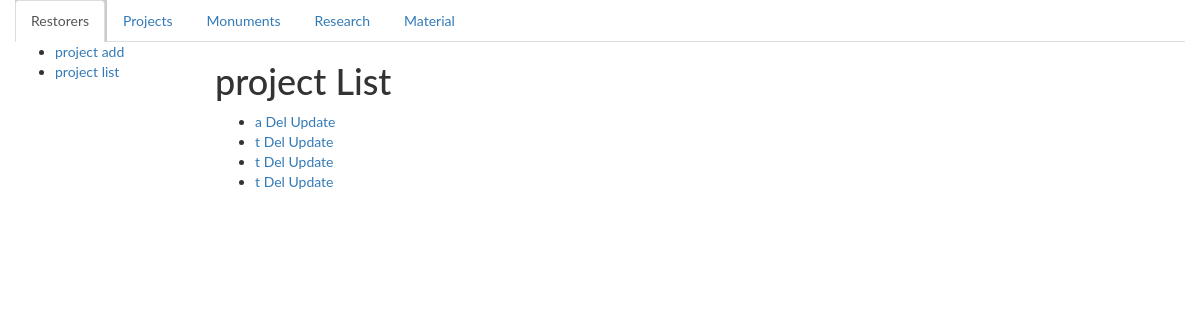
The page /project/list on the database as committed earlier.
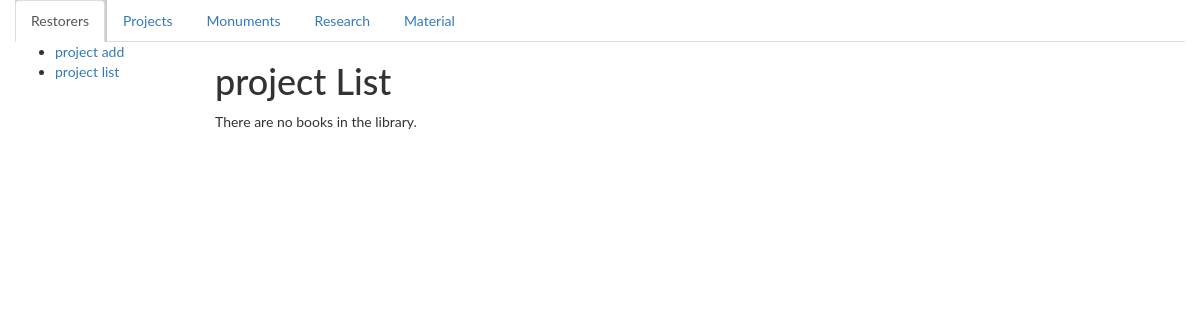
The same page on the database as committed later.
### catalogWeb/models.py (models this page shows)
class Project(models.Model):
    name = models.CharField(max_length=45)
    garant = models.CharField(max_length=45)
    description = models.CharField(max_length=200)
    realized_by = models.CharField(max_length=45)
    realized_for = models.CharField(max_length=45)
    restorerList = models.ManyToManyField(Restorer, blank=True)
    monumentList = models.ManyToManyField(Monument, blank=True, through=Monument2Project)
    def __str__(self):
        return '%s' % (self.name)

### catalogWeb/views.py (the view)
# urls.py: url(r'project/list', views.ProjectListView.as_view(), name='projectList'),
class ProjectListView(generic.ListView):
    model = Project
    paginate_by = 4

### catalogWeb/templates/catalogWeb/project_list.html
{% extends "base_generic.html" %}
{% block sidebar %}
  <ul class="sidebar-nav">
    <li><a href="{% url 'projectCreate' %}">project add</a></li>
    <li><a href="{% url 'projectList' %}">project list</a></li>
  </ul>
{% endblock sidebar%}
{% block content %}
    <h1>project List</h1>
    {% if project_list %}
    <ul>
      {% for project in project_list %}
      <li>
          <a href="{% url 'projectDetail' project.id %}"> {{  project }}</a>
          <a href="{% url 'projectDelete' project.id %}"> Del</a>
          <a href="{% url 'projectUpdate' project.id %}"> Update</a>
      </li>
      {% endfor %}
    </ul>
    {% else %}
      <p>There are no books in the library.</p>
    {% endif %}
{% endblock %}

Rows that differ between the two databases and show on the page:
removed Project: name "a"
removed Project: name "t"
removed Project: name "t"
removed Project: name "t"
Other text that changed with them:
text now shown: "There are no books in the library."
